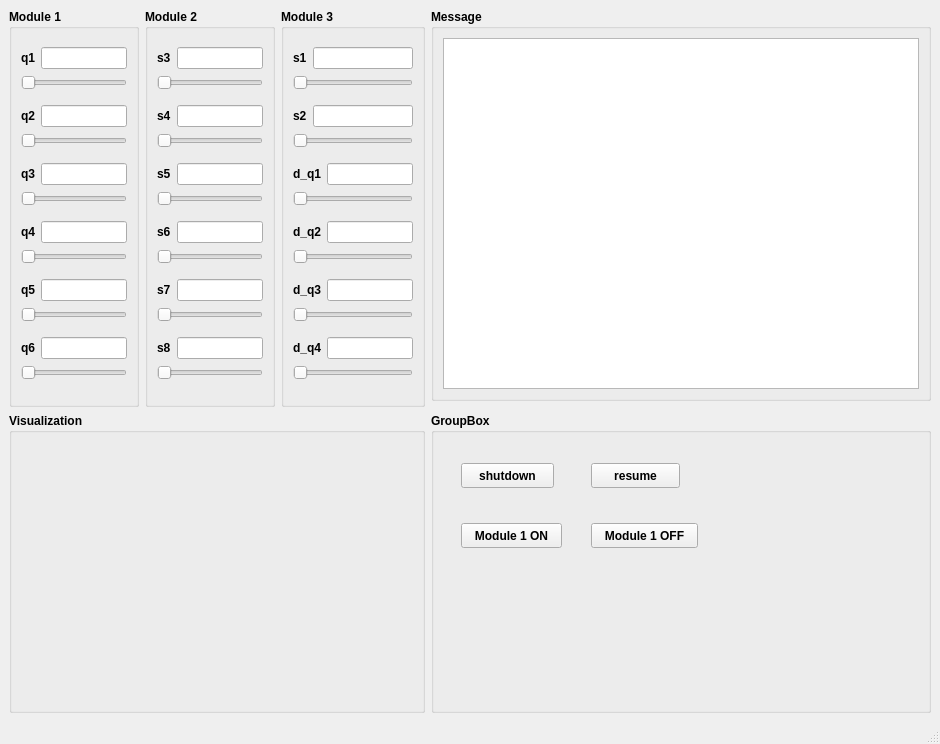
<?xml version="1.0" encoding="UTF-8"?>
<ui version="4.0">
 <class>MainWindow</class>
 <widget class="QMainWindow" name="MainWindow">
  <property name="geometry">
   <rect>
    <x>0</x>
    <y>0</y>
    <width>940</width>
    <height>744</height>
   </rect>
  </property>
  <property name="font">
   <font>
    <weight>75</weight>
    <bold>true</bold>
   </font>
  </property>
  <property name="windowTitle">
   <string>MainWindow</string>
  </property>
  <widget class="QWidget" name="centralwidget">
   <layout class="QGridLayout" name="gridLayout_6">
    <item row="0" column="0" rowspan="2">
     <layout class="QHBoxLayout" name="horizontalLayout_19">
      <item>
       <widget class="QGroupBox" name="groupBox">
        <property name="font">
         <font>
          <weight>75</weight>
          <bold>true</bold>
         </font>
        </property>
        <property name="title">
         <string>Module 1</string>
        </property>
        <layout class="QGridLayout" name="gridLayout">
         <item row="1" column="0">
          <layout class="QVBoxLayout" name="verticalLayout_2">
           <item>
            <layout class="QHBoxLayout" name="horizontalLayout_2">
             <item>
              <widget class="QLabel" name="label_2">
               <property name="text">
                <string>q2</string>
               </property>
              </widget>
             </item>
             <item>
              <widget class="QLineEdit" name="txtm1q2"/>
             </item>
            </layout>
           </item>
           <item>
            <widget class="QSlider" name="hsm1q2">
             <property name="orientation">
              <enum>Qt::Horizontal</enum>
             </property>
            </widget>
           </item>
          </layout>
         </item>
         <item row="4" column="0">
          <layout class="QVBoxLayout" name="verticalLayout_5">
           <item>
            <layout class="QHBoxLayout" name="horizontalLayout_5">
             <item>
              <widget class="QLabel" name="label_5">
               <property name="text">
                <string>q5</string>
               </property>
              </widget>
             </item>
             <item>
              <widget class="QLineEdit" name="txtm1q5"/>
             </item>
            </layout>
           </item>
           <item>
            <widget class="QSlider" name="hsm1q5">
             <property name="orientation">
              <enum>Qt::Horizontal</enum>
             </property>
            </widget>
           </item>
          </layout>
         </item>
         <item row="3" column="0">
          <layout class="QVBoxLayout" name="verticalLayout_4">
           <item>
            <layout class="QHBoxLayout" name="horizontalLayout_4">
             <item>
              <widget class="QLabel" name="label_4">
               <property name="text">
                <string>q4</string>
               </property>
              </widget>
             </item>
             <item>
              <widget class="QLineEdit" name="txtm1q4"/>
             </item>
            </layout>
           </item>
           <item>
            <widget class="QSlider" name="hsm1q4">
             <property name="orientation">
              <enum>Qt::Horizontal</enum>
             </property>
            </widget>
           </item>
          </layout>
         </item>
         <item row="0" column="0">
          <layout class="QVBoxLayout" name="verticalLayout">
           <item>
            <layout class="QHBoxLayout" name="horizontalLayout">
             <item>
              <widget class="QLabel" name="label">
               <property name="text">
                <string>q1</string>
               </property>
              </widget>
             </item>
             <item>
              <widget class="QLineEdit" name="txtm1q1"/>
             </item>
            </layout>
           </item>
           <item>
            <widget class="QSlider" name="hsm1q1">
             <property name="singleStep">
              <number>0</number>
             </property>
             <property name="orientation">
              <enum>Qt::Horizontal</enum>
             </property>
            </widget>
           </item>
          </layout>
         </item>
         <item row="2" column="0">
          <layout class="QVBoxLayout" name="verticalLayout_3">
           <item>
            <layout class="QHBoxLayout" name="horizontalLayout_3">
             <item>
              <widget class="QLabel" name="label_3">
               <property name="text">
                <string>q3</string>
               </property>
              </widget>
             </item>
             <item>
              <widget class="QLineEdit" name="txtm1q3"/>
             </item>
            </layout>
           </item>
           <item>
            <widget class="QSlider" name="hsm1q3">
             <property name="orientation">
              <enum>Qt::Horizontal</enum>
             </property>
            </widget>
           </item>
          </layout>
         </item>
         <item row="5" column="0">
          <layout class="QVBoxLayout" name="verticalLayout_6">
           <item>
            <layout class="QHBoxLayout" name="horizontalLayout_6">
             <item>
              <widget class="QLabel" name="label_6">
               <property name="text">
                <string>q6</string>
               </property>
              </widget>
             </item>
             <item>
              <widget class="QLineEdit" name="txtm1q6"/>
             </item>
            </layout>
           </item>
           <item>
            <widget class="QSlider" name="hsm1q6">
             <property name="orientation">
              <enum>Qt::Horizontal</enum>
             </property>
            </widget>
           </item>
          </layout>
         </item>
        </layout>
       </widget>
      </item>
      <item>
       <widget class="QGroupBox" name="groupBox_2">
        <property name="font">
         <font>
          <weight>75</weight>
          <bold>true</bold>
         </font>
        </property>
        <property name="title">
         <string>Module 2</string>
        </property>
        <layout class="QGridLayout" name="gridLayout_2">
         <item row="0" column="0">
          <layout class="QVBoxLayout" name="verticalLayout_7">
           <item>
            <layout class="QHBoxLayout" name="horizontalLayout_7">
             <item>
              <widget class="QLabel" name="label_7">
               <property name="text">
                <string>s3</string>
               </property>
              </widget>
             </item>
             <item>
              <widget class="QLineEdit" name="txtm2s3"/>
             </item>
            </layout>
           </item>
           <item>
            <widget class="QSlider" name="hsm2s3">
             <property name="orientation">
              <enum>Qt::Horizontal</enum>
             </property>
            </widget>
           </item>
          </layout>
         </item>
         <item row="1" column="0">
          <layout class="QVBoxLayout" name="verticalLayout_8">
           <item>
            <layout class="QHBoxLayout" name="horizontalLayout_8">
             <item>
              <widget class="QLabel" name="label_8">
               <property name="text">
                <string>s4</string>
               </property>
              </widget>
             </item>
             <item>
              <widget class="QLineEdit" name="txtm2s4"/>
             </item>
            </layout>
           </item>
           <item>
            <widget class="QSlider" name="hsm2s4">
             <property name="orientation">
              <enum>Qt::Horizontal</enum>
             </property>
            </widget>
           </item>
          </layout>
         </item>
         <item row="2" column="0">
          <layout class="QVBoxLayout" name="verticalLayout_9">
           <item>
            <layout class="QHBoxLayout" name="horizontalLayout_9">
             <item>
              <widget class="QLabel" name="label_9">
               <property name="text">
                <string>s5</string>
               </property>
              </widget>
             </item>
             <item>
              <widget class="QLineEdit" name="txtm2s5"/>
             </item>
            </layout>
           </item>
           <item>
            <widget class="QSlider" name="hsm2s5">
             <property name="orientation">
              <enum>Qt::Horizontal</enum>
             </property>
            </widget>
           </item>
          </layout>
         </item>
         <item row="3" column="0">
          <layout class="QVBoxLayout" name="verticalLayout_10">
           <item>
            <layout class="QHBoxLayout" name="horizontalLayout_10">
             <item>
              <widget class="QLabel" name="label_10">
               <property name="text">
                <string>s6</string>
               </property>
              </widget>
             </item>
             <item>
              <widget class="QLineEdit" name="txtm2s6"/>
             </item>
            </layout>
           </item>
           <item>
            <widget class="QSlider" name="hsm2s6">
             <property name="orientation">
              <enum>Qt::Horizontal</enum>
             </property>
            </widget>
           </item>
          </layout>
         </item>
         <item row="4" column="0">
          <layout class="QVBoxLayout" name="verticalLayout_11">
           <item>
            <layout class="QHBoxLayout" name="horizontalLayout_11">
             <item>
              <widget class="QLabel" name="label_11">
               <property name="text">
                <string>s7</string>
               </property>
              </widget>
             </item>
             <item>
              <widget class="QLineEdit" name="txtm2s7"/>
             </item>
            </layout>
           </item>
           <item>
            <widget class="QSlider" name="hsm2s7">
             <property name="orientation">
              <enum>Qt::Horizontal</enum>
             </property>
            </widget>
           </item>
          </layout>
         </item>
         <item row="5" column="0">
          <layout class="QVBoxLayout" name="verticalLayout_12">
           <item>
            <layout class="QHBoxLayout" name="horizontalLayout_12">
             <item>
              <widget class="QLabel" name="label_12">
               <property name="text">
                <string>s8</string>
               </property>
              </widget>
             </item>
             <item>
              <widget class="QLineEdit" name="txtm2s8"/>
             </item>
            </layout>
           </item>
           <item>
            <widget class="QSlider" name="hsm2s8">
             <property name="orientation">
              <enum>Qt::Horizontal</enum>
             </property>
            </widget>
           </item>
          </layout>
         </item>
        </layout>
       </widget>
      </item>
      <item>
       <widget class="QGroupBox" name="groupBox_3">
        <property name="font">
         <font>
          <weight>75</weight>
          <bold>true</bold>
         </font>
        </property>
        <property name="title">
         <string>Module 3</string>
        </property>
        <layout class="QGridLayout" name="gridLayout_3">
         <item row="0" column="0">
          <layout class="QVBoxLayout" name="verticalLayout_13">
           <item>
            <layout class="QHBoxLayout" name="horizontalLayout_13">
             <item>
              <widget class="QLabel" name="label_13">
               <property name="text">
                <string>s1</string>
               </property>
              </widget>
             </item>
             <item>
              <widget class="QLineEdit" name="txtm3s1"/>
             </item>
            </layout>
           </item>
           <item>
            <widget class="QSlider" name="hsm3s1">
             <property name="orientation">
              <enum>Qt::Horizontal</enum>
             </property>
            </widget>
           </item>
          </layout>
         </item>
         <item row="1" column="0">
          <layout class="QVBoxLayout" name="verticalLayout_14">
           <item>
            <layout class="QHBoxLayout" name="horizontalLayout_14">
             <item>
              <widget class="QLabel" name="label_14">
               <property name="text">
                <string>s2</string>
               </property>
              </widget>
             </item>
             <item>
              <widget class="QLineEdit" name="txtm3s2"/>
             </item>
            </layout>
           </item>
           <item>
            <widget class="QSlider" name="hsm3s2">
             <property name="orientation">
              <enum>Qt::Horizontal</enum>
             </property>
            </widget>
           </item>
          </layout>
         </item>
         <item row="2" column="0">
          <layout class="QVBoxLayout" name="verticalLayout_15">
           <item>
            <layout class="QHBoxLayout" name="horizontalLayout_15">
             <item>
              <widget class="QLabel" name="label_15">
               <property name="text">
                <string>d_q1</string>
               </property>
              </widget>
             </item>
             <item>
              <widget class="QLineEdit" name="txtm3d_q1"/>
             </item>
            </layout>
           </item>
           <item>
            <widget class="QSlider" name="hsm3d_q1">
             <property name="orientation">
              <enum>Qt::Horizontal</enum>
             </property>
            </widget>
           </item>
          </layout>
         </item>
         <item row="3" column="0">
          <layout class="QVBoxLayout" name="verticalLayout_16">
           <item>
            <layout class="QHBoxLayout" name="horizontalLayout_16">
             <item>
              <widget class="QLabel" name="label_16">
               <property name="text">
                <string>d_q2</string>
               </property>
              </widget>
             </item>
             <item>
              <widget class="QLineEdit" name="txtm3d_q2"/>
             </item>
            </layout>
           </item>
           <item>
            <widget class="QSlider" name="hsm3d_q2">
             <property name="orientation">
              <enum>Qt::Horizontal</enum>
             </property>
            </widget>
           </item>
          </layout>
         </item>
         <item row="4" column="0">
          <layout class="QVBoxLayout" name="verticalLayout_17">
           <item>
            <layout class="QHBoxLayout" name="horizontalLayout_17">
             <item>
              <widget class="QLabel" name="label_17">
               <property name="text">
                <string>d_q3</string>
               </property>
              </widget>
             </item>
             <item>
              <widget class="QLineEdit" name="txtm3d_q3"/>
             </item>
            </layout>
           </item>
           <item>
            <widget class="QSlider" name="hsm3d_q3">
             <property name="orientation">
              <enum>Qt::Horizontal</enum>
             </property>
            </widget>
           </item>
          </layout>
         </item>
         <item row="5" column="0">
          <layout class="QVBoxLayout" name="verticalLayout_18">
           <item>
            <layout class="QHBoxLayout" name="horizontalLayout_18">
             <item>
              <widget class="QLabel" name="label_18">
               <property name="text">
                <string>d_q4</string>
               </property>
              </widget>
             </item>
             <item>
              <widget class="QLineEdit" name="txtm3d_q4"/>
             </item>
            </layout>
           </item>
           <item>
            <widget class="QSlider" name="hsm3d_q4">
             <property name="orientation">
              <enum>Qt::Horizontal</enum>
             </property>
            </widget>
           </item>
          </layout>
         </item>
        </layout>
       </widget>
      </item>
     </layout>
    </item>
    <item row="0" column="1">
     <widget class="QGroupBox" name="groupBox_5">
      <property name="enabled">
       <bool>true</bool>
      </property>
      <property name="minimumSize">
       <size>
        <width>500</width>
        <height>0</height>
       </size>
      </property>
      <property name="title">
       <string>Message</string>
      </property>
      <layout class="QGridLayout" name="gridLayout_5">
       <item row="0" column="0">
        <widget class="QTextBrowser" name="txtMessage"/>
       </item>
      </layout>
     </widget>
    </item>
    <item row="2" column="0">
     <widget class="QGroupBox" name="groupBox_4">
      <property name="enabled">
       <bool>true</bool>
      </property>
      <property name="sizePolicy">
       <sizepolicy hsizetype="Preferred" vsizetype="Preferred">
        <horstretch>0</horstretch>
        <verstretch>0</verstretch>
       </sizepolicy>
      </property>
      <property name="minimumSize">
       <size>
        <width>0</width>
        <height>300</height>
       </size>
      </property>
      <property name="title">
       <string>Visualization</string>
      </property>
      <layout class="QGridLayout" name="gridLayout_4">
       <item row="0" column="0">
        <layout class="QVBoxLayout" name="vlRobotModel"/>
       </item>
      </layout>
     </widget>
    </item>
    <item row="2" column="1">
     <widget class="QGroupBox" name="groupBox_6">
      <property name="title">
       <string>GroupBox</string>
      </property>
      <widget class="QPushButton" name="btnShutdown">
       <property name="geometry">
        <rect>
         <x>30</x>
         <y>50</y>
         <width>93</width>
         <height>25</height>
        </rect>
       </property>
       <property name="text">
        <string>shutdown</string>
       </property>
      </widget>
      <widget class="QPushButton" name="btnResume">
       <property name="geometry">
        <rect>
         <x>160</x>
         <y>50</y>
         <width>89</width>
         <height>25</height>
        </rect>
       </property>
       <property name="text">
        <string>resume</string>
       </property>
      </widget>
      <widget class="QPushButton" name="btnM1On">
       <property name="geometry">
        <rect>
         <x>30</x>
         <y>110</y>
         <width>101</width>
         <height>25</height>
        </rect>
       </property>
       <property name="text">
        <string>Module 1 ON</string>
       </property>
      </widget>
      <widget class="QPushButton" name="btnM1Off">
       <property name="geometry">
        <rect>
         <x>160</x>
         <y>110</y>
         <width>107</width>
         <height>25</height>
        </rect>
       </property>
       <property name="text">
        <string>Module 1 OFF</string>
       </property>
      </widget>
     </widget>
    </item>
   </layout>
  </widget>
  <widget class="QMenuBar" name="menubar">
   <property name="geometry">
    <rect>
     <x>0</x>
     <y>0</y>
     <width>940</width>
     <height>22</height>
    </rect>
   </property>
  </widget>
  <widget class="QStatusBar" name="statusbar"/>
 </widget>
 <resources/>
 <connections/>
</ui>
